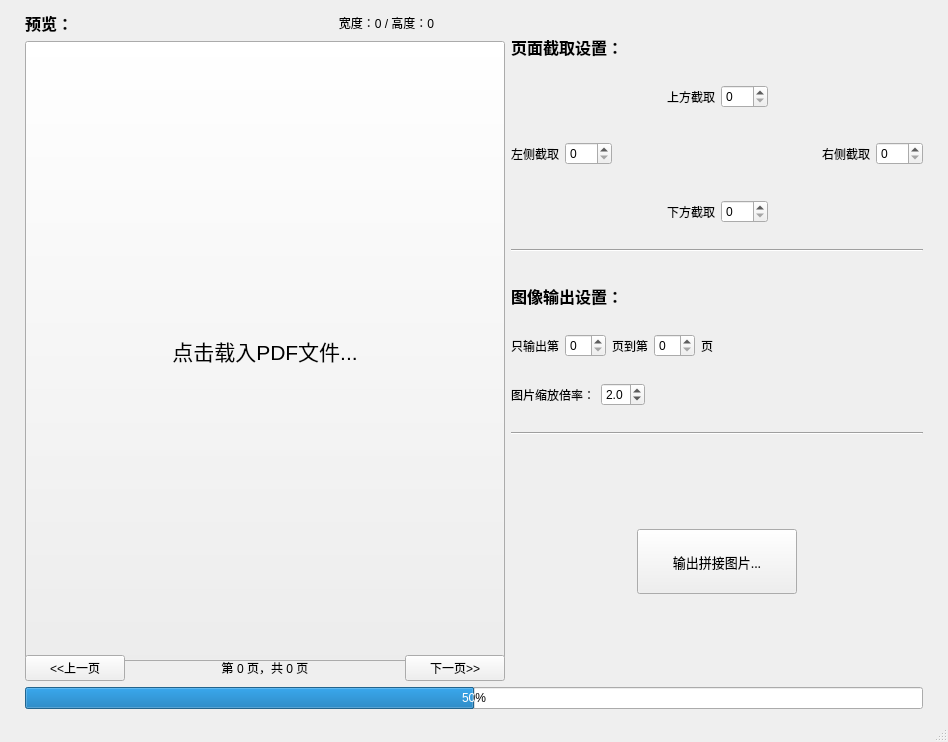
<?xml version="1.0" encoding="UTF-8"?>
<ui version="4.0">
 <class>MainWindow</class>
 <widget class="QMainWindow" name="MainWindow">
  <property name="geometry">
   <rect>
    <x>0</x>
    <y>0</y>
    <width>948</width>
    <height>742</height>
   </rect>
  </property>
  <property name="sizePolicy">
   <sizepolicy hsizetype="Fixed" vsizetype="Fixed">
    <horstretch>0</horstretch>
    <verstretch>0</verstretch>
   </sizepolicy>
  </property>
  <property name="minimumSize">
   <size>
    <width>800</width>
    <height>742</height>
   </size>
  </property>
  <property name="maximumSize">
   <size>
    <width>1800</width>
    <height>744</height>
   </size>
  </property>
  <property name="windowTitle">
   <string>PDF输出拼接图片 ver1.0</string>
  </property>
  <widget class="QWidget" name="centralwidget">
   <layout class="QVBoxLayout" name="verticalLayout_3">
    <property name="leftMargin">
     <number>25</number>
    </property>
    <property name="topMargin">
     <number>11</number>
    </property>
    <property name="rightMargin">
     <number>25</number>
    </property>
    <property name="bottomMargin">
     <number>11</number>
    </property>
    <item>
     <layout class="QHBoxLayout" name="baseLayout">
      <item>
       <layout class="QVBoxLayout" name="LeftLayout">
        <item>
         <layout class="QHBoxLayout" name="previewHeaderLayout">
          <item>
           <widget class="QLabel" name="label_3">
            <property name="font">
             <font>
              <pointsize>12</pointsize>
              <weight>75</weight>
              <bold>true</bold>
             </font>
            </property>
            <property name="text">
             <string>预览：</string>
            </property>
           </widget>
          </item>
          <item>
           <widget class="QLabel" name="lblPageSize">
            <property name="text">
             <string>宽度：0 / 高度：0</string>
            </property>
            <property name="alignment">
             <set>Qt::AlignCenter</set>
            </property>
           </widget>
          </item>
         </layout>
        </item>
        <item>
         <layout class="QHBoxLayout" name="previewLayout">
          <item>
           <widget class="QPushButton" name="btnLoadPDF">
            <property name="sizePolicy">
             <sizepolicy hsizetype="Maximum" vsizetype="Maximum">
              <horstretch>0</horstretch>
              <verstretch>0</verstretch>
             </sizepolicy>
            </property>
            <property name="minimumSize">
             <size>
              <width>480</width>
              <height>620</height>
             </size>
            </property>
            <property name="font">
             <font>
              <pointsize>16</pointsize>
             </font>
            </property>
            <property name="cursor">
             <cursorShape>PointingHandCursor</cursorShape>
            </property>
            <property name="toolTip">
             <string/>
            </property>
            <property name="statusTip">
             <string>点击此处载入需要转换的PDF文件。</string>
            </property>
            <property name="styleSheet">
             <string notr="true"/>
            </property>
            <property name="text">
             <string>点击载入PDF文件...</string>
            </property>
            <property name="iconSize">
             <size>
              <width>478</width>
              <height>618</height>
             </size>
            </property>
           </widget>
          </item>
         </layout>
        </item>
        <item>
         <layout class="QHBoxLayout" name="previewButtonLayout">
          <item>
           <widget class="QPushButton" name="btnLastPage">
            <property name="maximumSize">
             <size>
              <width>100</width>
              <height>16777215</height>
             </size>
            </property>
            <property name="toolTip">
             <string/>
            </property>
            <property name="statusTip">
             <string>显示上一页PDF页面的预览图。</string>
            </property>
            <property name="text">
             <string>&lt;&lt;上一页</string>
            </property>
           </widget>
          </item>
          <item>
           <widget class="QLabel" name="lblPageCount">
            <property name="text">
             <string>第 0 页，共 0 页</string>
            </property>
            <property name="alignment">
             <set>Qt::AlignCenter</set>
            </property>
           </widget>
          </item>
          <item>
           <widget class="QPushButton" name="btnNextPage">
            <property name="maximumSize">
             <size>
              <width>100</width>
              <height>16777215</height>
             </size>
            </property>
            <property name="toolTip">
             <string/>
            </property>
            <property name="statusTip">
             <string>显示下一页PDF页面的预览图。</string>
            </property>
            <property name="text">
             <string>下一页&gt;&gt;</string>
            </property>
           </widget>
          </item>
         </layout>
        </item>
        <item>
         <spacer name="verticalSpacer">
          <property name="orientation">
           <enum>Qt::Vertical</enum>
          </property>
          <property name="sizeHint" stdset="0">
           <size>
            <width>20</width>
            <height>40</height>
           </size>
          </property>
         </spacer>
        </item>
       </layout>
      </item>
      <item>
       <layout class="QVBoxLayout" name="RightLayout">
        <item>
         <layout class="QVBoxLayout" name="ClipLayout" stretch="0,0,0,0,0,0">
          <item>
           <widget class="QLabel" name="label_2">
            <property name="font">
             <font>
              <pointsize>12</pointsize>
             </font>
            </property>
            <property name="text">
             <string/>
            </property>
           </widget>
          </item>
          <item>
           <widget class="QLabel" name="PageClipLabel">
            <property name="font">
             <font>
              <pointsize>12</pointsize>
              <weight>75</weight>
              <bold>true</bold>
             </font>
            </property>
            <property name="text">
             <string>页面截取设置：</string>
            </property>
            <property name="alignment">
             <set>Qt::AlignBottom|Qt::AlignLeading|Qt::AlignLeft</set>
            </property>
           </widget>
          </item>
          <item>
           <layout class="QHBoxLayout" name="ClipTopLayout">
            <property name="topMargin">
             <number>20</number>
            </property>
            <item>
             <spacer name="horizontalSpacer_3">
              <property name="orientation">
               <enum>Qt::Horizontal</enum>
              </property>
              <property name="sizeHint" stdset="0">
               <size>
                <width>40</width>
                <height>20</height>
               </size>
              </property>
             </spacer>
            </item>
            <item>
             <widget class="QLabel" name="label_5">
              <property name="text">
               <string>上方截取</string>
              </property>
             </widget>
            </item>
            <item>
             <widget class="QSpinBox" name="spinClipTop">
              <property name="toolTip">
               <string>PDF页面顶部需要截取的图像大小。</string>
              </property>
              <property name="statusTip">
               <string>PDF页面顶部需要截取的图像大小。</string>
              </property>
              <property name="maximum">
               <number>999</number>
              </property>
             </widget>
            </item>
            <item>
             <spacer name="horizontalSpacer_4">
              <property name="orientation">
               <enum>Qt::Horizontal</enum>
              </property>
              <property name="sizeHint" stdset="0">
               <size>
                <width>40</width>
                <height>20</height>
               </size>
              </property>
             </spacer>
            </item>
           </layout>
          </item>
          <item>
           <layout class="QHBoxLayout" name="ClipLRLayout">
            <item>
             <widget class="QLabel" name="label_7">
              <property name="minimumSize">
               <size>
                <width>0</width>
                <height>80</height>
               </size>
              </property>
              <property name="text">
               <string>左侧截取</string>
              </property>
             </widget>
            </item>
            <item>
             <widget class="QSpinBox" name="spinClipLeft">
              <property name="toolTip">
               <string>PDF页面左侧需要截取的图像大小。</string>
              </property>
              <property name="statusTip">
               <string>PDF页面左侧需要截取的图像大小。</string>
              </property>
              <property name="maximum">
               <number>999</number>
              </property>
             </widget>
            </item>
            <item>
             <spacer name="horizontalSpacer_5">
              <property name="orientation">
               <enum>Qt::Horizontal</enum>
              </property>
              <property name="sizeHint" stdset="0">
               <size>
                <width>40</width>
                <height>20</height>
               </size>
              </property>
             </spacer>
            </item>
            <item>
             <widget class="QLabel" name="label_6">
              <property name="minimumSize">
               <size>
                <width>0</width>
                <height>80</height>
               </size>
              </property>
              <property name="text">
               <string>右侧截取</string>
              </property>
             </widget>
            </item>
            <item>
             <widget class="QSpinBox" name="spinClipRight">
              <property name="toolTip">
               <string>PDF页面右侧需要截取的图像大小。</string>
              </property>
              <property name="statusTip">
               <string>PDF页面右侧需要截取的图像大小。</string>
              </property>
              <property name="maximum">
               <number>999</number>
              </property>
             </widget>
            </item>
           </layout>
          </item>
          <item>
           <layout class="QHBoxLayout" name="ClipBottomLayout">
            <property name="bottomMargin">
             <number>20</number>
            </property>
            <item>
             <spacer name="horizontalSpacer">
              <property name="orientation">
               <enum>Qt::Horizontal</enum>
              </property>
              <property name="sizeHint" stdset="0">
               <size>
                <width>40</width>
                <height>20</height>
               </size>
              </property>
             </spacer>
            </item>
            <item>
             <widget class="QLabel" name="label_4">
              <property name="text">
               <string>下方截取</string>
              </property>
             </widget>
            </item>
            <item>
             <widget class="QSpinBox" name="spinClipBottom">
              <property name="toolTip">
               <string>PDF页面底部需要截取的图像大小。</string>
              </property>
              <property name="statusTip">
               <string>PDF页面底部需要截取的图像大小。</string>
              </property>
              <property name="maximum">
               <number>999</number>
              </property>
             </widget>
            </item>
            <item>
             <spacer name="horizontalSpacer_2">
              <property name="orientation">
               <enum>Qt::Horizontal</enum>
              </property>
              <property name="sizeHint" stdset="0">
               <size>
                <width>40</width>
                <height>20</height>
               </size>
              </property>
             </spacer>
            </item>
           </layout>
          </item>
          <item>
           <widget class="Line" name="HorizontalLine1">
            <property name="orientation">
             <enum>Qt::Horizontal</enum>
            </property>
           </widget>
          </item>
         </layout>
        </item>
        <item>
         <layout class="QVBoxLayout" name="OutputLayout">
          <item>
           <widget class="QLabel" name="OutputPageLabel">
            <property name="minimumSize">
             <size>
              <width>0</width>
              <height>50</height>
             </size>
            </property>
            <property name="font">
             <font>
              <pointsize>12</pointsize>
              <weight>75</weight>
              <bold>true</bold>
             </font>
            </property>
            <property name="text">
             <string>图像输出设置：</string>
            </property>
            <property name="alignment">
             <set>Qt::AlignBottom|Qt::AlignLeading|Qt::AlignLeft</set>
            </property>
           </widget>
          </item>
          <item>
           <layout class="QHBoxLayout" name="OutputPageLayout">
            <property name="topMargin">
             <number>20</number>
            </property>
            <property name="bottomMargin">
             <number>20</number>
            </property>
            <item>
             <widget class="QLabel" name="label_9">
              <property name="text">
               <string>只输出第</string>
              </property>
             </widget>
            </item>
            <item>
             <widget class="QSpinBox" name="spinPageStart">
              <property name="toolTip">
               <string>PDF文件中需要输出图片的起始页。</string>
              </property>
              <property name="statusTip">
               <string>PDF文件中需要输出图片的起始页。</string>
              </property>
             </widget>
            </item>
            <item>
             <widget class="QLabel" name="label_8">
              <property name="text">
               <string>页到第</string>
              </property>
             </widget>
            </item>
            <item>
             <widget class="QSpinBox" name="spinPageEnd">
              <property name="toolTip">
               <string>PDF文件中需要输出图片的结束页。</string>
              </property>
              <property name="statusTip">
               <string>PDF文件中需要输出图片的结束页。</string>
              </property>
             </widget>
            </item>
            <item>
             <widget class="QLabel" name="label_10">
              <property name="text">
               <string>页</string>
              </property>
             </widget>
            </item>
            <item>
             <spacer name="horizontalSpacer_6">
              <property name="orientation">
               <enum>Qt::Horizontal</enum>
              </property>
              <property name="sizeHint" stdset="0">
               <size>
                <width>40</width>
                <height>20</height>
               </size>
              </property>
             </spacer>
            </item>
           </layout>
          </item>
          <item>
           <layout class="QHBoxLayout" name="OutputScaleLayout">
            <property name="bottomMargin">
             <number>20</number>
            </property>
            <item>
             <widget class="QLabel" name="label">
              <property name="text">
               <string>图片缩放倍率：</string>
              </property>
             </widget>
            </item>
            <item>
             <widget class="QDoubleSpinBox" name="spinScaleFactor">
              <property name="toolTip">
               <string>保存图片时的缩放比例，倍率越大图像越清晰，但图片尺寸越大。</string>
              </property>
              <property name="statusTip">
               <string>保存图片时的缩放比例，倍率越大图像越清晰，但图片尺寸越大。</string>
              </property>
              <property name="decimals">
               <number>1</number>
              </property>
              <property name="minimum">
               <double>0.500000000000000</double>
              </property>
              <property name="maximum">
               <double>5.000000000000000</double>
              </property>
              <property name="singleStep">
               <double>0.100000000000000</double>
              </property>
              <property name="value">
               <double>2.000000000000000</double>
              </property>
             </widget>
            </item>
            <item>
             <spacer name="horizontalSpacer_9">
              <property name="orientation">
               <enum>Qt::Horizontal</enum>
              </property>
              <property name="sizeHint" stdset="0">
               <size>
                <width>40</width>
                <height>20</height>
               </size>
              </property>
             </spacer>
            </item>
           </layout>
          </item>
          <item>
           <widget class="Line" name="HorizontalLine2">
            <property name="orientation">
             <enum>Qt::Horizontal</enum>
            </property>
           </widget>
          </item>
         </layout>
        </item>
        <item>
         <spacer name="verticalSpacer_3">
          <property name="orientation">
           <enum>Qt::Vertical</enum>
          </property>
          <property name="sizeHint" stdset="0">
           <size>
            <width>20</width>
            <height>40</height>
           </size>
          </property>
         </spacer>
        </item>
        <item>
         <layout class="QHBoxLayout" name="SavePageLayout">
          <property name="topMargin">
           <number>0</number>
          </property>
          <item>
           <spacer name="horizontalSpacer_8">
            <property name="orientation">
             <enum>Qt::Horizontal</enum>
            </property>
            <property name="sizeHint" stdset="0">
             <size>
              <width>40</width>
              <height>20</height>
             </size>
            </property>
           </spacer>
          </item>
          <item>
           <widget class="QPushButton" name="btnSaveImage">
            <property name="minimumSize">
             <size>
              <width>160</width>
              <height>65</height>
             </size>
            </property>
            <property name="maximumSize">
             <size>
              <width>120</width>
              <height>80</height>
             </size>
            </property>
            <property name="font">
             <font>
              <family>微软雅黑</family>
              <pointsize>10</pointsize>
             </font>
            </property>
            <property name="statusTip">
             <string>根据当前设置将载入的PDF文件自动拼接成长条图片。</string>
            </property>
            <property name="text">
             <string>输出拼接图片...</string>
            </property>
           </widget>
          </item>
          <item>
           <spacer name="horizontalSpacer_7">
            <property name="orientation">
             <enum>Qt::Horizontal</enum>
            </property>
            <property name="sizeHint" stdset="0">
             <size>
              <width>40</width>
              <height>20</height>
             </size>
            </property>
           </spacer>
          </item>
         </layout>
        </item>
        <item>
         <spacer name="verticalSpacer_2">
          <property name="orientation">
           <enum>Qt::Vertical</enum>
          </property>
          <property name="sizeHint" stdset="0">
           <size>
            <width>20</width>
            <height>40</height>
           </size>
          </property>
         </spacer>
        </item>
       </layout>
      </item>
     </layout>
    </item>
    <item>
     <widget class="QProgressBar" name="progressBar">
      <property name="value">
       <number>50</number>
      </property>
     </widget>
    </item>
   </layout>
  </widget>
  <widget class="QStatusBar" name="statusBar"/>
 </widget>
 <resources/>
 <connections/>
</ui>
